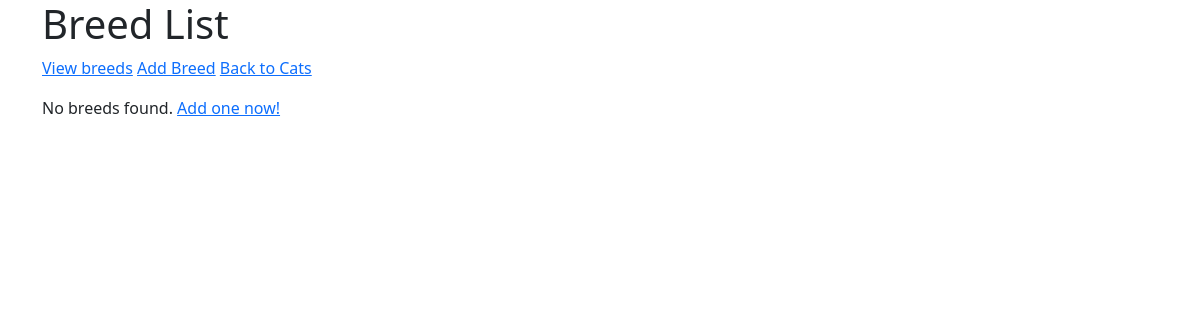
Before: /cats/breeds/ (signed in) with the older database file.
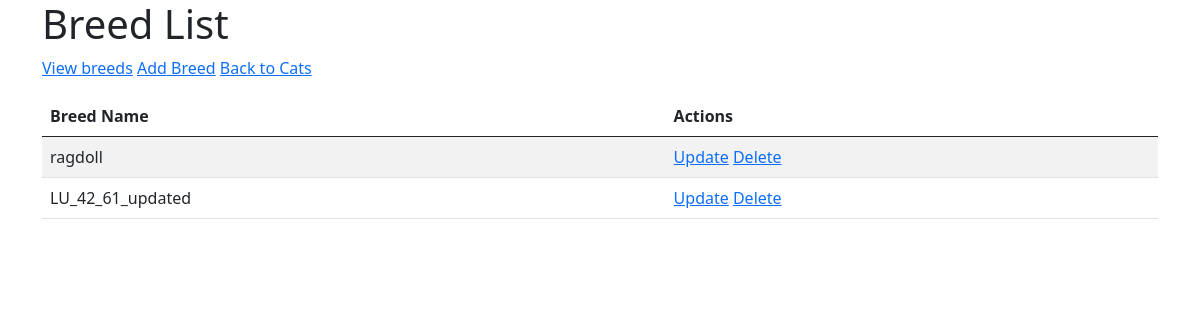
After: the same page with the newer database file.
### cats/models.py (models this page shows, shortened)
class Breed(models.Model):
    name = models.CharField(max_length=100, validators=[MinLengthValidator(2, "Breed must be greater than 1 character")])

### cats/views.py (the view)
# urls.py: path("breeds/", views.BreedList.as_view(), name="breed_list"),
class BreedList(LoginRequiredMixin, ListView):
    model = Breed
    template_name = "cats/breed_list.html"
    context_object_name = "breeds"

### cats/templates/cats/breed_list.html (shortened to what this page needs)
{% extends "base_bootstrap.html" %}
{% block content %}
<h1>Breed List</h1>
<p>
    <a href="{% url 'breed_list' %}">View breeds</a>
    <a href="{% url 'breed_create' %}">Add Breed</a>
    <a href="{% url 'cat_list' %}">Back to Cats</a>
</p>
{% if breeds %}
<table class="table table-striped">
    <thead>
        <tr>
            <th>Breed Name</th>
            <th>Actions</th>
        </tr>
    </thead>
    <tbody>
        {% for breed in breeds %}
        <tr>
            <td>{{ breed.name }}</td>
            <td>
                <a href="{% url 'breed_update' breed.id %}">Update</a>
                <a href="{% url 'delete_breed' breed.id %}">Delete</a>
            </td>
        </tr>
        {% endfor %}
    </tbody>
</table>
{% else %}
<p>No breeds found. <a href="{% url 'breed_create' %}">Add one now!</a></p>
{% endif %}
{% endblock %}

Changed rows visible on the page:
added Breed: name "ragdoll"
added Breed: name "LU_42_61_updated"
Other visible differences:
text no longer shown: "No breeds found. Add one now!"
text now shown: "Breed Name Actions"
